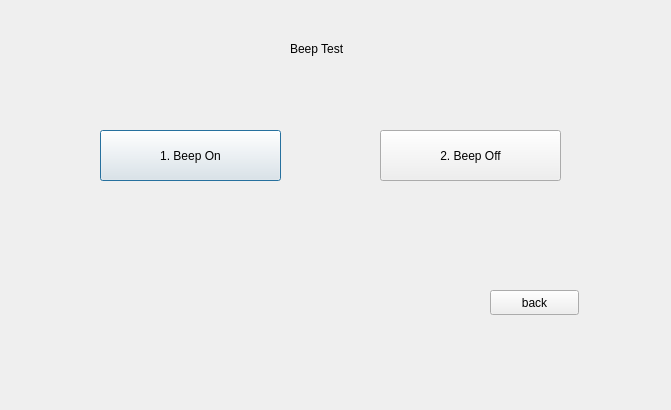
<?xml version="1.0" encoding="UTF-8"?>
<ui version="4.0">
 <class>testBeep</class>
 <widget class="QDialog" name="testBeep">
  <property name="geometry">
   <rect>
    <x>0</x>
    <y>0</y>
    <width>671</width>
    <height>410</height>
   </rect>
  </property>
  <property name="windowTitle">
   <string>Dialog</string>
  </property>
  <widget class="QLabel" name="label">
   <property name="geometry">
    <rect>
     <x>290</x>
     <y>40</y>
     <width>67</width>
     <height>17</height>
    </rect>
   </property>
   <property name="text">
    <string>Beep Test</string>
   </property>
  </widget>
  <widget class="QPushButton" name="pushButtonOn">
   <property name="geometry">
    <rect>
     <x>100</x>
     <y>130</y>
     <width>181</width>
     <height>51</height>
    </rect>
   </property>
   <property name="text">
    <string>1. Beep On</string>
   </property>
  </widget>
  <widget class="QPushButton" name="pushButtonOff">
   <property name="geometry">
    <rect>
     <x>380</x>
     <y>130</y>
     <width>181</width>
     <height>51</height>
    </rect>
   </property>
   <property name="text">
    <string>2. Beep Off</string>
   </property>
  </widget>
  <widget class="QPushButton" name="pushButton">
   <property name="geometry">
    <rect>
     <x>490</x>
     <y>290</y>
     <width>89</width>
     <height>25</height>
    </rect>
   </property>
   <property name="text">
    <string>back</string>
   </property>
  </widget>
 </widget>
 <resources/>
 <connections/>
</ui>
